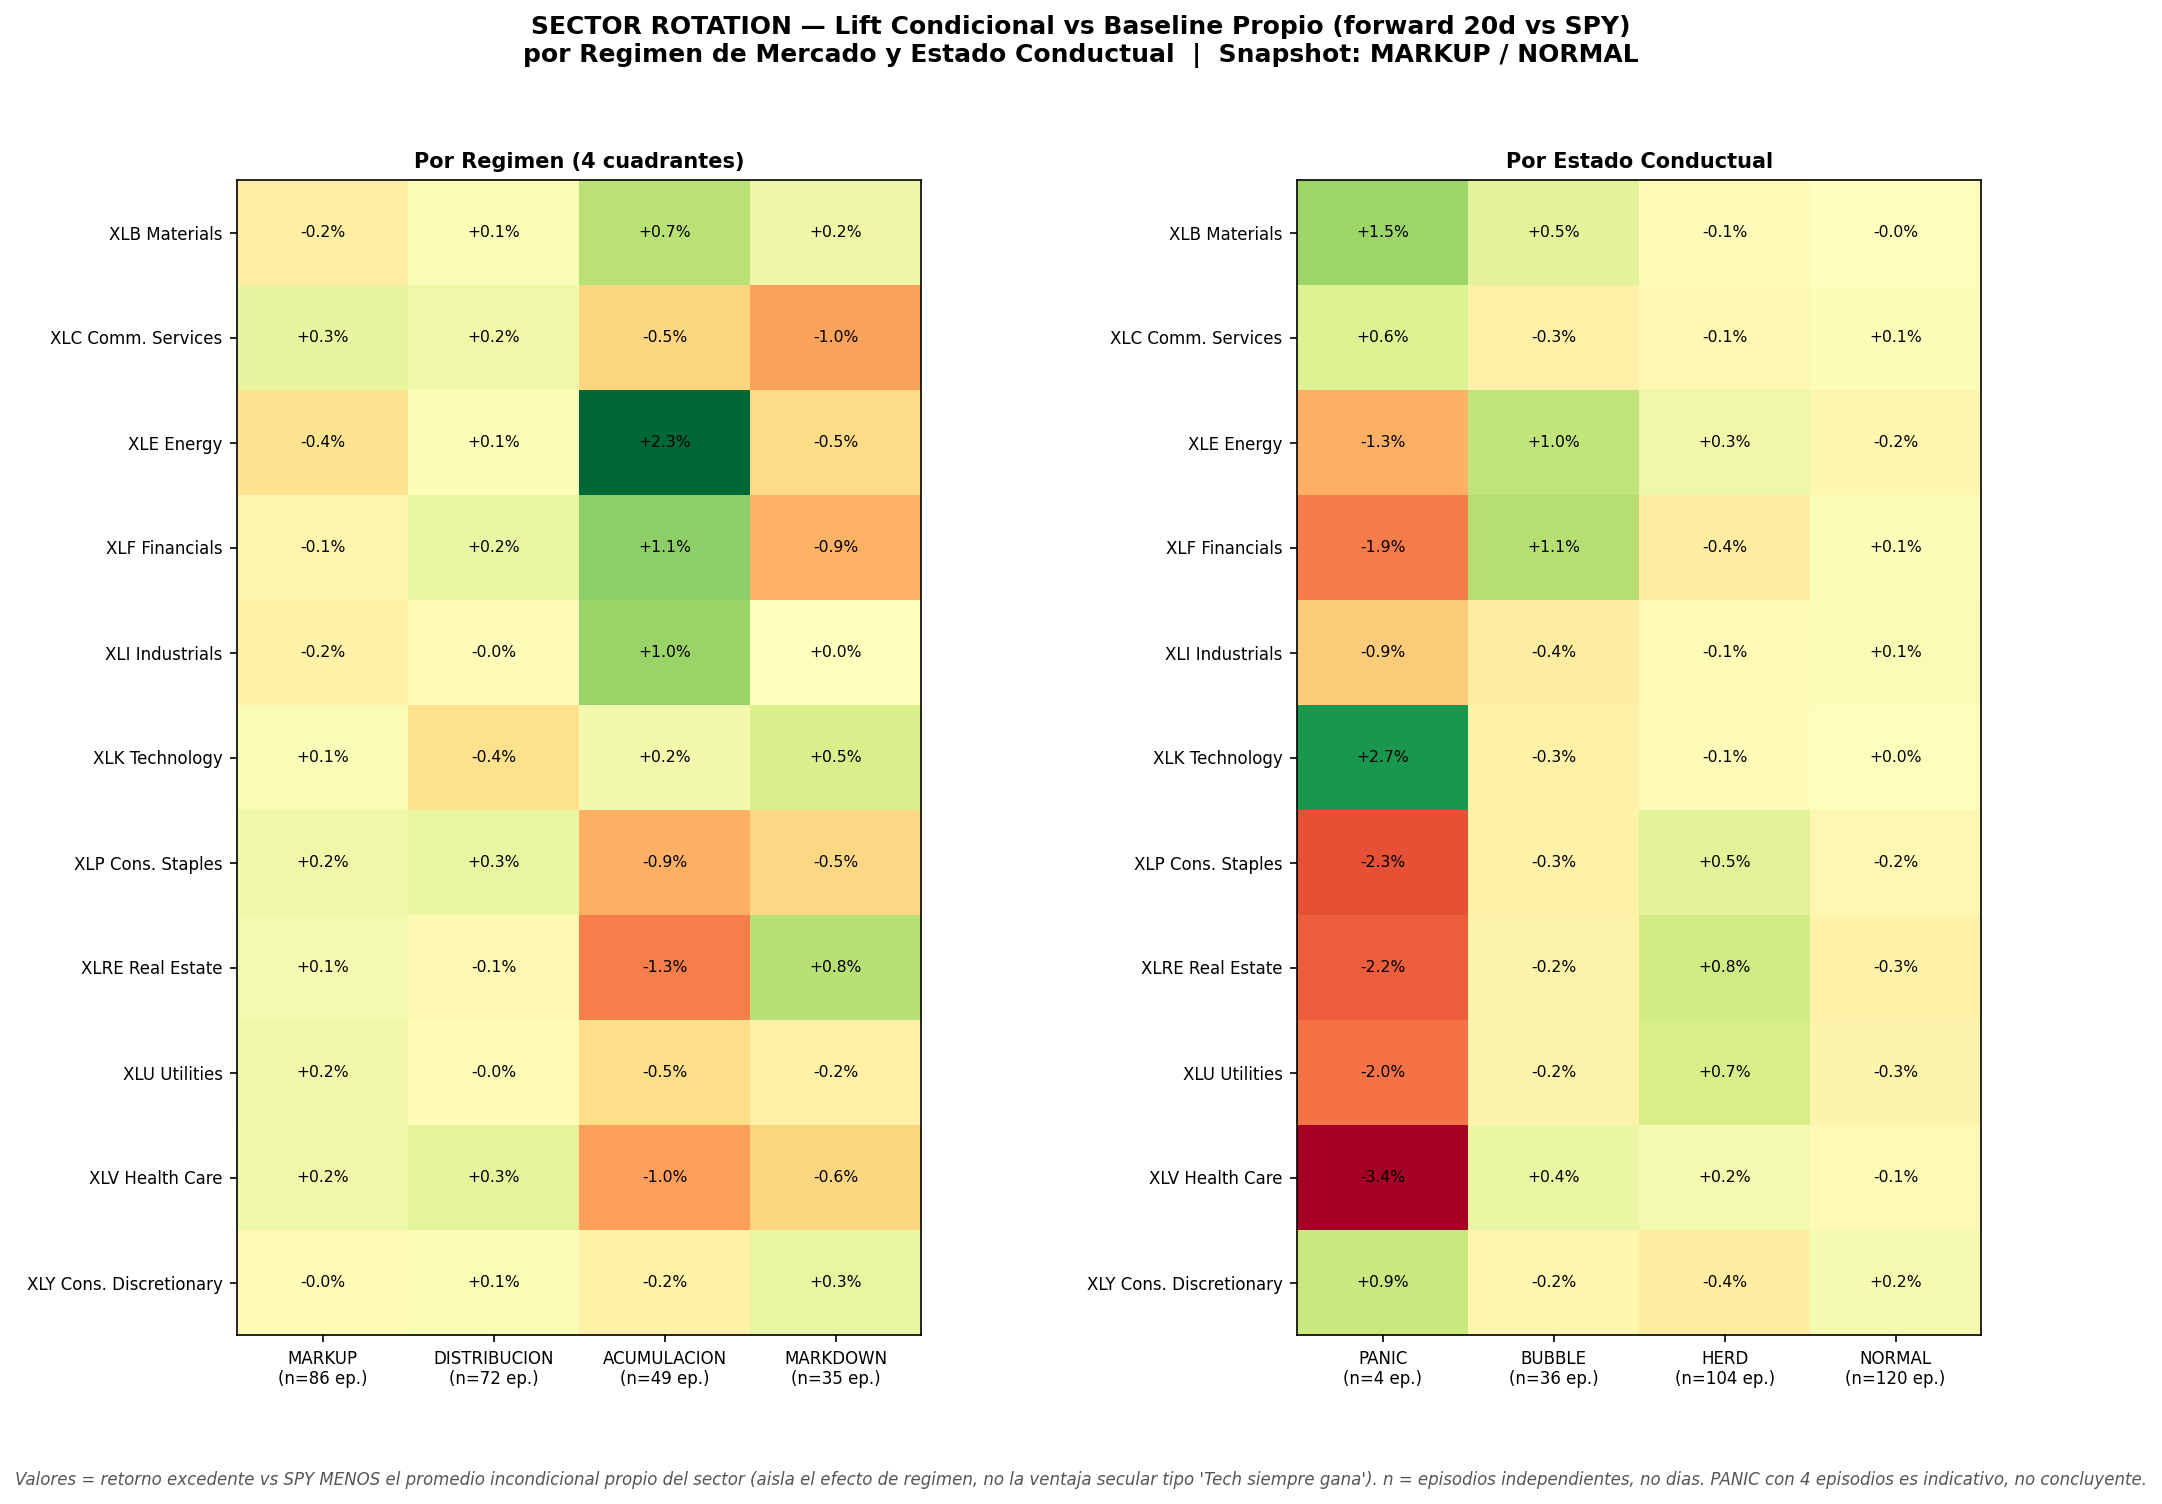

Python code for this plot:
"""
Sector Rotation por Regimen + Estado Conductual
=================================================
Pregunta: dado el regimen de mercado (4 cuadrantes) y el estado conductual
(PANIC/BUBBLE/HERD/NORMAL) de HOY, ¿que sector ha tendido a liderar en los
siguientes 20 dias habiles?

A diferencia de los proyectos anteriores (todos bottom-up, stock-picking),
esta es una vista top-down: el regimen y el estado conductual son conceptos
de mercado, no de accion individual — aplicarlos a los 11 SPDR sector ETFs
responde una pregunta que el resto del trabajo no cubre.

Universo: XLK XLF XLE XLV XLY XLP XLI XLB XLU XLRE XLC  (SPDR Select Sector)
Benchmark: SPY

Metodologia:
  1. Regimen (MARKUP/DISTRIBUCION/ACUMULACION/MARKDOWN) y estado conductual
     (PANIC/BUBBLE/HERD/NORMAL) se calculan SOLO sobre SPY — son conceptos
     de mercado agregado, no deben calcularse por sector.
  2. Para cada sector, retorno relativo forward de 20 dias habiles vs SPY,
     alineado a la fecha t (usa precios t..t+20, no hay look-ahead porque
     el regimen/estado de t ya esta lageado 1 dia como en el resto del repo).
  3. Se agrupa por regimen y por estado conductual (por separado, no cruzado,
     para no fragmentar la muestra) y se reporta la media + el numero de
     EPISODIOS independientes (bloques contiguos), no de dias — las ventanas
     de 20 dias se traslapan mucho y contar dias infla la significancia.

Limitacion explicita: PANIC ocurrio una sola vez en la muestra (COVID
2020-03). Cualquier conclusion sobre PANIC es anecdota de un evento, no
un patron estadistico. Se reporta igual, marcado como tal.
"""

import warnings
warnings.filterwarnings("ignore")

from pathlib import Path

import numpy as np
import pandas as pd
import yfinance as yf
import matplotlib.pyplot as plt
import matplotlib.gridspec as gridspec

from regime_classifier import classify_market_regime

OUT_DIR = Path("outputs")
OUT_DIR.mkdir(exist_ok=True)

BENCHMARK = "SPY"
SECTORS = {
    "XLK": "Technology", "XLF": "Financials", "XLE": "Energy",
    "XLV": "Health Care", "XLY": "Cons. Discretionary", "XLP": "Cons. Staples",
    "XLI": "Industrials", "XLB": "Materials", "XLU": "Utilities",
    "XLRE": "Real Estate", "XLC": "Comm. Services",
}

TREND_WINDOW    = 60
FEAR_PERCENTILE = 0.65
FORWARD_WINDOW  = 20   # dias habiles (~1 mes)

REGIME_COLORS = {
    "MARKUP": "#2980b9", "DISTRIBUCION": "#e67e22",
    "ACUMULACION": "#27ae60", "MARKDOWN": "#c0392b", "UNKNOWN": "#95a5a6",
}
BEHAVIORAL_COLORS = {
    "PANIC": "#f85149", "BUBBLE": "#d29922", "HERD": "#e3b341", "NORMAL": "#8b949e",
}


def download_prices() -> pd.DataFrame:
    tickers = [BENCHMARK] + list(SECTORS.keys())
    print(f"Descargando {len(tickers)} tickers (10y, yfinance)...")
    raw = yf.download(tickers, period="10y", auto_adjust=True, progress=False)["Close"]
    raw.index = pd.to_datetime(raw.index).tz_localize(None)
    raw = raw.dropna(how="all").ffill()
    print(f"  Rango: {raw.index[0].date()} a {raw.index[-1].date()}  |  {raw.shape[0]} dias")
    for t in tickers:
        n_valid = raw[t].dropna().shape[0]
        print(f"    {t:<6} {n_valid} dias validos")
    return raw


def detect_regime(spy_close: pd.Series) -> pd.Series:
    """Mismo esquema de 4 cuadrantes que tech_regime_backtest.py / live_dashboard.py,
    aplicado sobre SPY en vez del promedio EW de 491 stocks."""
    ret = spy_close.pct_change()
    vol_20 = ret.rolling(20).std() * np.sqrt(252)
    vol_60 = ret.rolling(60).std() * np.sqrt(252)
    fear_lv  = vol_20 / vol_60.replace(0, np.nan)
    fear_pct = fear_lv.expanding().rank(pct=True)
    mom_60   = ret.rolling(TREND_WINDOW).mean()

    pos_trend   = mom_60 > 0
    high_stress = fear_pct >= FEAR_PERCENTILE

    regime = pd.Series("UNKNOWN", index=spy_close.index)
    regime[ pos_trend & ~high_stress] = "MARKUP"
    regime[ pos_trend &  high_stress] = "DISTRIBUCION"
    regime[~pos_trend & ~high_stress] = "ACUMULACION"
    regime[~pos_trend &  high_stress] = "MARKDOWN"
    return regime


def compute_forward_excess(prices: pd.DataFrame) -> pd.DataFrame:
    """Retorno relativo forward de FORWARD_WINDOW dias de cada sector vs SPY."""
    fwd = prices.shift(-FORWARD_WINDOW) / prices - 1
    excess = fwd.drop(columns=[BENCHMARK]).sub(fwd[BENCHMARK], axis=0)
    return excess


def count_episodes(labels: pd.Series, mask: pd.Series) -> int:
    """Cuenta bloques contiguos (episodios), no dias — para no inflar la
    muestra con ventanas de 20d traslapadas dentro del mismo episodio."""
    active = mask.reindex(labels.index).fillna(False)
    return int(((active) & (~active.shift(1, fill_value=False))).sum())


def build_heatmap_data(excess: pd.DataFrame, labels_lag: pd.Series,
                       categories: list) -> tuple[pd.DataFrame, pd.DataFrame]:
    """Media de retorno excedente forward por sector x categoria, y conteo
    de episodios independientes por categoria."""
    means = pd.DataFrame(index=excess.columns, columns=categories, dtype=float)
    episodes = pd.Series(index=categories, dtype=int)
    for cat in categories:
        mask = (labels_lag == cat)
        episodes[cat] = count_episodes(labels_lag, mask)
        sub = excess[mask.reindex(excess.index).fillna(False)]
        means[cat] = sub.mean()
    return means, episodes


def plot_heatmap(ax, data: pd.DataFrame, episodes: pd.Series, title: str,
                 sector_labels: dict):
    arr = data.values * 100  # a %
    vmax = np.nanmax(np.abs(arr))
    im = ax.imshow(arr, cmap="RdYlGn", vmin=-vmax, vmax=vmax, aspect="auto")
    ax.set_xticks(range(len(data.columns)))
    ax.set_xticklabels([f"{c}\n(n={int(episodes[c])} ep.)" for c in data.columns], fontsize=8)
    ax.set_yticks(range(len(data.index)))
    ax.set_yticklabels([f"{t} {sector_labels.get(t,'')}" for t in data.index], fontsize=8)
    for i in range(arr.shape[0]):
        for j in range(arr.shape[1]):
            v = arr[i, j]
            if not np.isnan(v):
                ax.text(j, i, f"{v:+.1f}%", ha="center", va="center", fontsize=7.5,
                        color="black")
    ax.set_title(title, fontweight="bold", fontsize=10)
    return im


def main():
    prices = download_prices()
    spy = prices[BENCHMARK]

    print("\nCalculando regimen de mercado (SPY)...")
    regime = detect_regime(spy)
    print(regime.value_counts())

    print("\nClasificando estado conductual (SPY)...")
    feats = classify_market_regime(spy.pct_change())
    behavioral = feats["state"]
    print(behavioral.value_counts())

    print(f"\nCalculando retorno relativo forward {FORWARD_WINDOW}d vs SPY...")
    excess = compute_forward_excess(prices)

    # Lag 1 dia — consistente con el resto del repo (sin look-ahead)
    regime_lag     = regime.shift(1)
    behavioral_lag = behavioral.shift(1)

    regime_cats     = ["MARKUP", "DISTRIBUCION", "ACUMULACION", "MARKDOWN"]
    behavioral_cats = ["PANIC", "BUBBLE", "HERD", "NORMAL"]

    means_regime, ep_regime = build_heatmap_data(excess, regime_lag, regime_cats)
    means_behav,  ep_behav  = build_heatmap_data(excess, behavioral_lag, behavioral_cats)

    # Un sector puede liderar "siempre" (ventaja secular, p.ej. Tech en la
    # ultima decada) sin que eso sea informacion de regimen. Se resta el
    # promedio incondicional (todo el periodo) para aislar el efecto que
    # SI depende del regimen/estado — el "lift" condicional real.
    unconditional_mean = excess.mean()
    means_regime_adj = means_regime.sub(unconditional_mean, axis=0)
    means_behav_adj  = means_behav.sub(unconditional_mean, axis=0)

    print(f"\n{'='*66}\n  BASELINE INCONDICIONAL (todo el periodo, sin condicionar a regimen)\n{'='*66}")
    for t in unconditional_mean.sort_values(ascending=False).index:
        print(f"    {t:<6} {SECTORS.get(t,''):<22} {unconditional_mean[t]*100:+.2f}%")
    print("\n  Las tablas 'ajustadas' de abajo restan esta baseline — muestran solo")
    print("  el efecto que SI depende del regimen/estado, no la ventaja secular.")

    print(f"\n{'='*66}\n  LIFT CONDICIONAL (ajustado por baseline) — POR REGIMEN\n{'='*66}")
    print(means_regime_adj.mul(100).round(2).to_string())
    print(f"\n{'='*66}\n  LIFT CONDICIONAL (ajustado por baseline) — POR ESTADO CONDUCTUAL\n{'='*66}")
    print(means_behav_adj.mul(100).round(2).to_string())

    print(f"\n{'='*66}\n  EPISODIOS INDEPENDIENTES (bloques contiguos, no dias)\n{'='*66}")
    print("  Regimen:    " + "  ".join(f"{c}={ep_regime[c]}" for c in regime_cats))
    print("  Conductual: " + "  ".join(f"{c}={ep_behav[c]}" for c in behavioral_cats))
    if ep_behav.get("PANIC", 0) <= 1:
        print("\n  [!] PANIC tiene <=1 episodio independiente en la muestra — "
              "cualquier numero para esa columna es anecdota de un solo evento, no patron.")

    # ── Snapshot actual ──────────────────────────────────────────────────
    regime_now     = regime.iloc[-1]
    behavioral_now = behavioral.iloc[-1]
    print(f"\n{'='*66}\n  SNAPSHOT ACTUAL\n{'='*66}")
    print(f"  Regimen:    {regime_now}")
    print(f"  Conductual: {behavioral_now}")

    if regime_now in means_regime_adj.columns:
        top_regime = means_regime_adj[regime_now].dropna().sort_values(ascending=False).head(3)
        print(f"\n  Top 3 sectores (lift condicional) en regimen {regime_now}  "
              f"[n={ep_regime[regime_now]:.0f} episodios]:")
        for t, v in top_regime.items():
            print(f"    {t:<6} {SECTORS.get(t,''):<22} {v*100:+.2f}pp lift vs baseline propio")
    if behavioral_now in means_behav_adj.columns:
        top_behav = means_behav_adj[behavioral_now].dropna().sort_values(ascending=False).head(3)
        print(f"\n  Top 3 sectores (lift condicional) en estado conductual {behavioral_now}  "
              f"[n={ep_behav[behavioral_now]:.0f} episodios]:")
        for t, v in top_behav.items():
            print(f"    {t:<6} {SECTORS.get(t,''):<22} {v*100:+.2f}pp lift vs baseline propio")

    # ── Plot ─────────────────────────────────────────────────────────────
    fig = plt.figure(figsize=(15, 10))
    fig.suptitle(
        f"SECTOR ROTATION — Lift Condicional vs Baseline Propio (forward {FORWARD_WINDOW}d vs SPY)\n"
        f"por Regimen de Mercado y Estado Conductual  |  Snapshot: {regime_now} / {behavioral_now}",
        fontsize=12, fontweight="bold", y=0.99
    )
    gs = gridspec.GridSpec(1, 2, figure=fig, wspace=0.55)

    ax1 = fig.add_subplot(gs[0, 0])
    plot_heatmap(ax1, means_regime_adj, ep_regime, "Por Regimen (4 cuadrantes)", SECTORS)

    ax2 = fig.add_subplot(gs[0, 1])
    plot_heatmap(ax2, means_behav_adj, ep_behav, "Por Estado Conductual", SECTORS)

    fig.text(0.5, 0.01,
             "Valores = retorno excedente vs SPY MENOS el promedio incondicional propio del sector "
             "(aisla el efecto de regimen, no la ventaja secular tipo 'Tech siempre gana'). "
             "n = episodios independientes, no dias. PANIC con 4 episodios es indicativo, no concluyente.",
             ha="center", fontsize=8, style="italic", color="#555")

    path = OUT_DIR / "sector_rotation.png"
    plt.savefig(path, dpi=150, bbox_inches="tight")
    plt.show()
    print(f"\nGrafica guardada: {path}")


if __name__ == "__main__":
    main()
